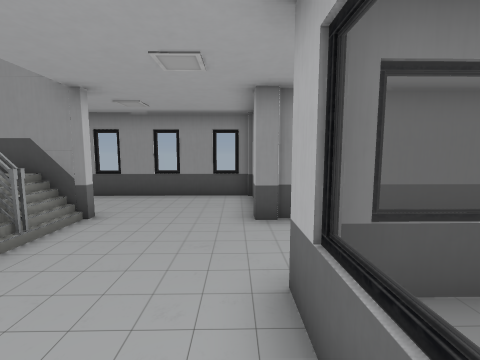
View 1 (above)

15 first-person views from a walk through a Unity game level. The camera is 1.4 m above the floor, tilts 6° down and sees 90° across. The floor is counted in squares, 1 m on a side. Each view is taken from the middle of a square. On the plan, view 1 faces up. The plan holds only what a view shows up to about 13 squares ahead; the rest is blank. The place goes on beyond the plan. The player is left out.

View 2
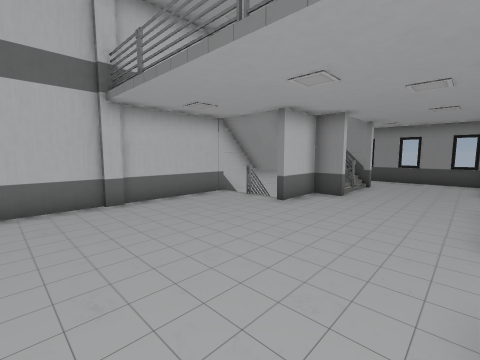

View 3
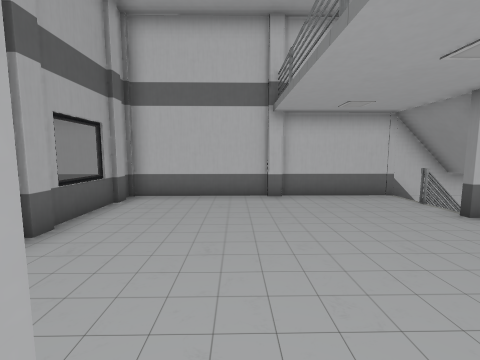

View 4
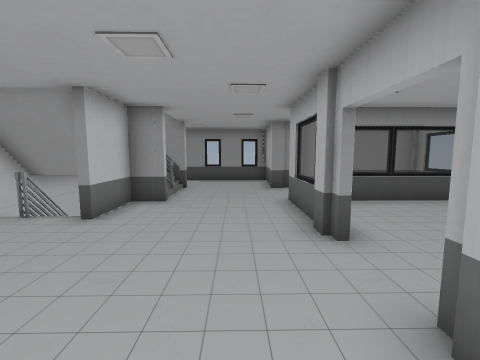

View 5
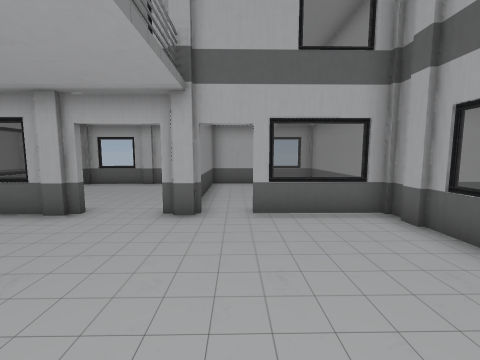

View 6
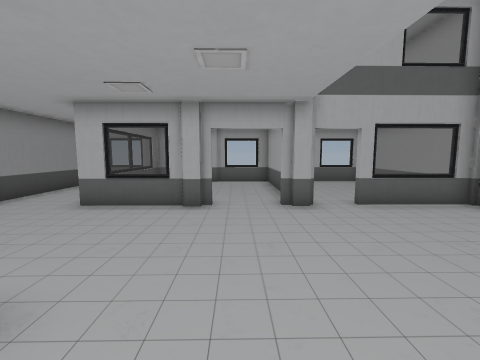

View 7
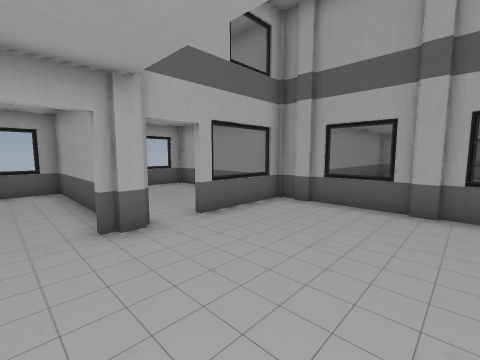

View 8
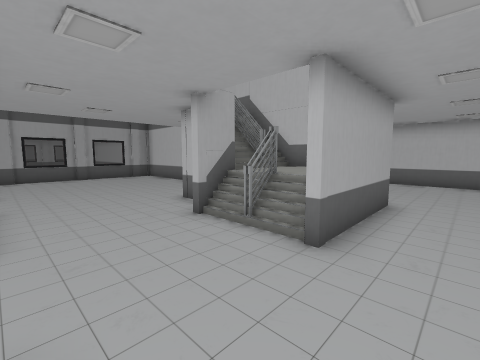

View 9
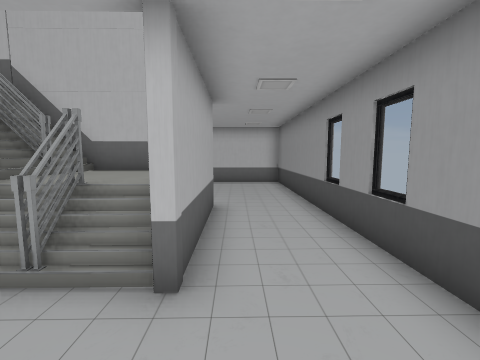

View 10
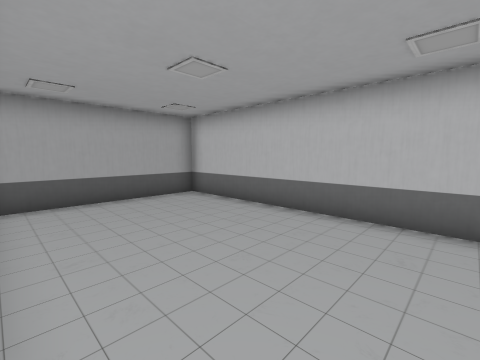

View 11
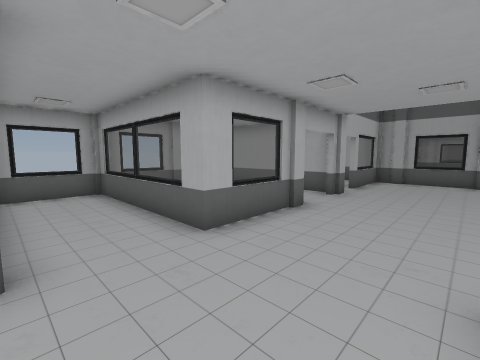

View 12
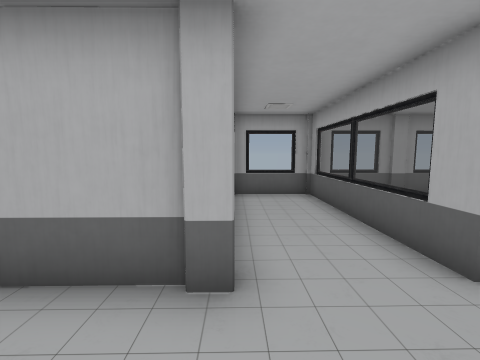

View 13
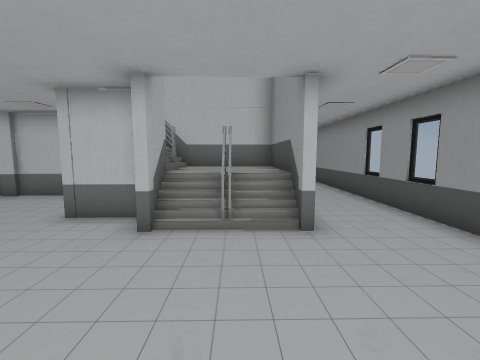

View 14
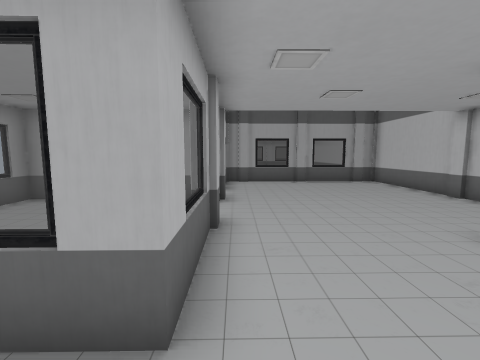

View 15
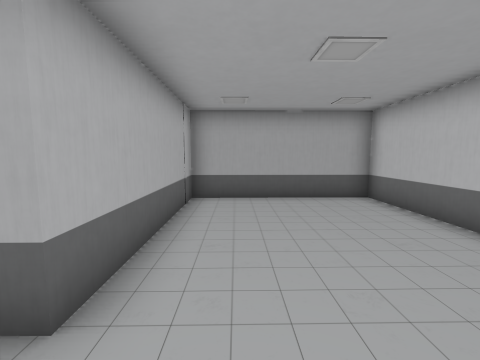

### Floor plan
Key: @ floor where view 1 was taken; # wall or solid block; . main floor; : floor 1 m higher than the main floor; / step, stairs or slope; = window, fence, low wall or low ledge; v drop or lower ground.
Columns run from 14 left of view 1 to 7 right of it. Each row starts with its distance up from view 1.
  8  ##############
  7 #..............#
  6 #..............# ####
  5 #.....#####....##....#
  4 #.....#:::=..........=
  3 #.....##::/..........#
  2 #......#=/#....#====##
  1 #......#= #....=.....=
  0  #.....#=.....@#.....#
 -1  v######.......#.....#
 -2        #.............=
 -3        #.............#
 -4        #.......######v
 -5        #.............#
 -6        #.......=.....#
 -7        #.......= ....=
 -8        #.......#   ..#
 -9        ##==#==#######
-10        v       v
-11        v       v

Positions as (right, up) in squares from view 1, and headings:
1: (0, 0), facing up
2: (0, -6), facing up-left
3: (1, -5), facing left
4: (-1, -5), facing up
5: (-5, -5), facing right
6: (-6, -2), facing right
7: (-4, -2), facing down-right
8: (0, 7), facing down-left
9: (-1, 6), facing left
10: (-8, 7), facing down-left
11: (-3, 5), facing down-right
12: (-2, 5), facing right
13: (1, 4), facing left
14: (0, 4), facing down
15: (-9, 7), facing down
